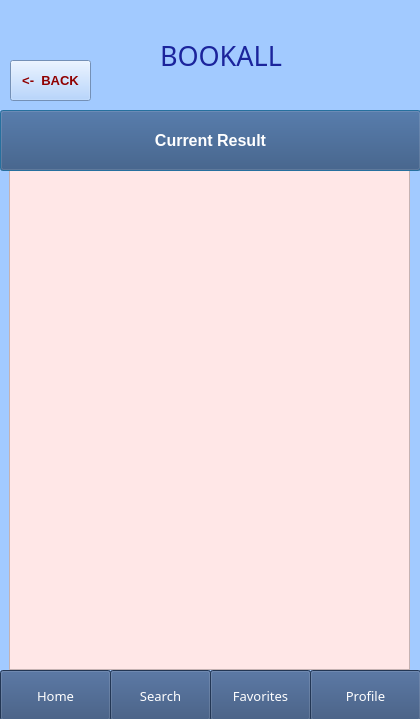
<?xml version="1.0" encoding="UTF-8"?>
<ui version="4.0">
 <class>Dialog</class>
 <widget class="QDialog" name="Dialog">
  <property name="geometry">
   <rect>
    <x>0</x>
    <y>0</y>
    <width>420</width>
    <height>719</height>
   </rect>
  </property>
  <property name="windowTitle">
   <string>Dialog</string>
  </property>
  <property name="styleSheet">
   <string notr="true">background-color: rgb(162, 202, 255);</string>
  </property>
  <widget class="QPushButton" name="Ptiseis_5">
   <property name="geometry">
    <rect>
     <x>0</x>
     <y>110</y>
     <width>421</width>
     <height>61</height>
    </rect>
   </property>
   <property name="font">
    <font>
     <pointsize>12</pointsize>
     <weight>75</weight>
     <bold>true</bold>
    </font>
   </property>
   <property name="styleSheet">
    <string notr="true">background-color: rgb(0, 170, 255);
background-color: rgb(48, 76, 118);
color: rgb(255, 255, 255);</string>
   </property>
   <property name="text">
    <string>Current Result</string>
   </property>
  </widget>
  <widget class="QLabel" name="BOOKALL_4">
   <property name="geometry">
    <rect>
     <x>160</x>
     <y>30</y>
     <width>171</width>
     <height>51</height>
    </rect>
   </property>
   <property name="font">
    <font>
     <family>Forte</family>
     <pointsize>20</pointsize>
     <weight>50</weight>
     <bold>false</bold>
    </font>
   </property>
   <property name="styleSheet">
    <string notr="true">background-color: rgb(162, 202, 255);
color: rgb(27, 36, 156);

</string>
   </property>
   <property name="text">
    <string>BOOKALL</string>
   </property>
  </widget>
  <widget class="QPushButton" name="pushButton_4">
   <property name="geometry">
    <rect>
     <x>10</x>
     <y>60</y>
     <width>81</width>
     <height>41</height>
    </rect>
   </property>
   <property name="font">
    <font>
     <pointsize>10</pointsize>
     <weight>75</weight>
     <bold>true</bold>
    </font>
   </property>
   <property name="styleSheet">
    <string notr="true">color: rgb(144, 0, 0);</string>
   </property>
   <property name="text">
    <string>&lt;-  BACK</string>
   </property>
  </widget>
  <widget class="QPushButton" name="Diamoni_21">
   <property name="geometry">
    <rect>
     <x>110</x>
     <y>670</y>
     <width>101</width>
     <height>51</height>
    </rect>
   </property>
   <property name="font">
    <font>
     <family>Arial Rounded MT Bold</family>
     <pointsize>10</pointsize>
     <weight>50</weight>
     <bold>false</bold>
    </font>
   </property>
   <property name="styleSheet">
    <string notr="true">background-color: rgb(0, 170, 255);
background-color: rgb(48, 76, 118);
color: rgb(255, 255, 255);</string>
   </property>
   <property name="text">
    <string>Search</string>
   </property>
   <property name="default">
    <bool>false</bool>
   </property>
   <property name="flat">
    <bool>false</bool>
   </property>
  </widget>
  <widget class="QPushButton" name="Diamoni_18">
   <property name="geometry">
    <rect>
     <x>0</x>
     <y>670</y>
     <width>111</width>
     <height>51</height>
    </rect>
   </property>
   <property name="font">
    <font>
     <family>Arial Rounded MT Bold</family>
     <pointsize>10</pointsize>
     <weight>50</weight>
     <bold>false</bold>
    </font>
   </property>
   <property name="styleSheet">
    <string notr="true">background-color: rgb(0, 170, 255);
background-color: rgb(48, 76, 118);
color: rgb(255, 255, 255);</string>
   </property>
   <property name="text">
    <string>Home</string>
   </property>
   <property name="default">
    <bool>false</bool>
   </property>
   <property name="flat">
    <bool>false</bool>
   </property>
  </widget>
  <widget class="QPushButton" name="Diamoni_20">
   <property name="geometry">
    <rect>
     <x>310</x>
     <y>670</y>
     <width>111</width>
     <height>51</height>
    </rect>
   </property>
   <property name="font">
    <font>
     <family>Arial Rounded MT Bold</family>
     <pointsize>10</pointsize>
     <weight>50</weight>
     <bold>false</bold>
    </font>
   </property>
   <property name="styleSheet">
    <string notr="true">background-color: rgb(0, 170, 255);
background-color: rgb(48, 76, 118);
color: rgb(255, 255, 255);</string>
   </property>
   <property name="text">
    <string>Profile</string>
   </property>
   <property name="default">
    <bool>false</bool>
   </property>
   <property name="flat">
    <bool>false</bool>
   </property>
  </widget>
  <widget class="QPushButton" name="Diamoni_19">
   <property name="geometry">
    <rect>
     <x>210</x>
     <y>670</y>
     <width>101</width>
     <height>51</height>
    </rect>
   </property>
   <property name="font">
    <font>
     <family>Arial Rounded MT Bold</family>
     <pointsize>10</pointsize>
     <weight>50</weight>
     <bold>false</bold>
    </font>
   </property>
   <property name="styleSheet">
    <string notr="true">background-color: rgb(0, 170, 255);
background-color: rgb(48, 76, 118);
color: rgb(255, 255, 255);</string>
   </property>
   <property name="text">
    <string>Favorites</string>
   </property>
   <property name="default">
    <bool>false</bool>
   </property>
   <property name="flat">
    <bool>false</bool>
   </property>
  </widget>
  <widget class="QFrame" name="frame">
   <property name="geometry">
    <rect>
     <x>9</x>
     <y>169</y>
     <width>401</width>
     <height>501</height>
    </rect>
   </property>
   <property name="styleSheet">
    <string notr="true">background-color: rgb(255, 231, 231);</string>
   </property>
   <property name="frameShape">
    <enum>QFrame::StyledPanel</enum>
   </property>
   <property name="frameShadow">
    <enum>QFrame::Raised</enum>
   </property>
  </widget>
  <zorder>Diamoni_20</zorder>
  <zorder>Diamoni_19</zorder>
  <zorder>frame</zorder>
  <zorder>Ptiseis_5</zorder>
  <zorder>BOOKALL_4</zorder>
  <zorder>pushButton_4</zorder>
  <zorder>Diamoni_21</zorder>
  <zorder>Diamoni_18</zorder>
 </widget>
 <resources/>
 <connections/>
</ui>
